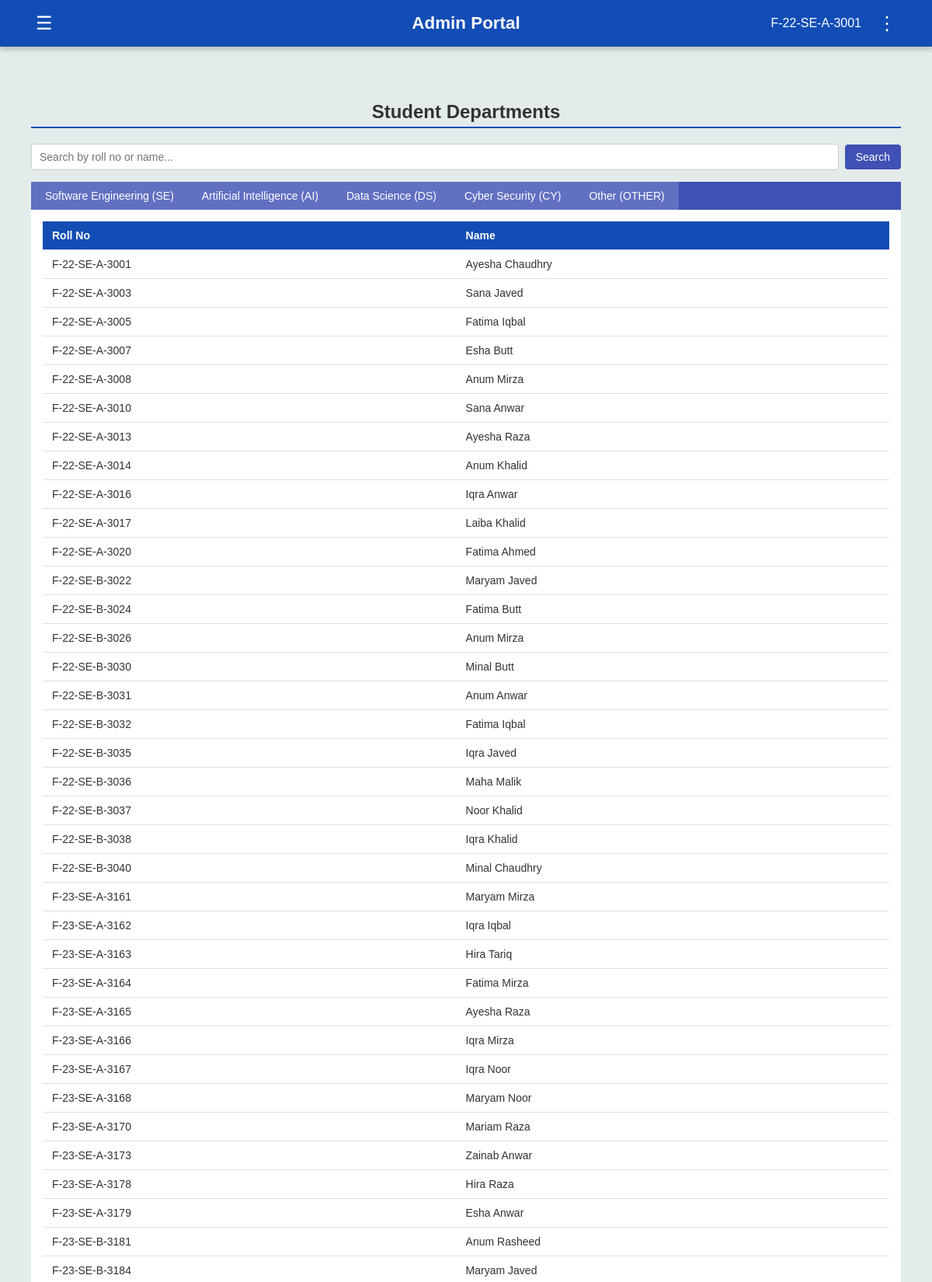
The app's page /admin/student-departments (signed in, upper part) with its own data.
### tables this page shows
CREATE TABLE students (
        Roll_No TEXT PRIMARY KEY,
        Name TEXT,
        Gender TEXT,
        DOB TEXT,
        CNIC TEXT,
        Email TEXT,
        Mobile_No TEXT,
        Current_Address TEXT,
        Permanent_Address TEXT,
        Home_Phone TEXT,
        Postal_Code TEXT,
        Password TEXT
    );

### app.py (the view, shortened to what this page needs)
@app.route("/admin/student-departments")
def admin_student_departments():
    if "user" not in session:
        return redirect(url_for("adminlogin"))
    q = request.args.get("q", "").strip().lower()
    conn = sqlite3.connect("flake.db")
    conn.row_factory = sqlite3.Row
    cur = conn.cursor()
    cur.execute("SELECT Roll_No, Name FROM students ORDER BY Roll_No")
    students = cur.fetchall()
    conn.close()
    tabs = {
        "SE": {"label": "Software Engineering", "students": []},
        "AI": {"label": "Artificial Intelligence", "students": []},
        "DS": {"label": "Data Science", "students": []},
        "CY": {"label": "Cyber Security", "students": []},
        "OTHER": {"label": "Other", "students": []},
    }
    def get_degree_from_roll(roll_no):
        parts = roll_no.split("-")
        for p in parts:
            code = "".join(ch for ch in p if ch.isalpha()).upper()
            if code in ["SE", "AI", "DS", "CY"]:
                return code
        return "OTHER"
    for s in students:
        dept = get_degree_from_roll(s["Roll_No"])
        if dept not in tabs:
            dept = "OTHER"
        tabs[dept]["students"].append(s)
    return render_template(
        "admin_student_departments.html",
        user=session.get("user"),
        tabs=tabs,
        q=q
    )

### templates/admin_student_departments.html (shortened to what this page needs)
{% extends "admin_dashboard.html" %}
{% block content %}
<section class="content-section">
  <h2>Student Departments</h2>
  <form method="get" class="search-form">
    <input type="text" name="q" placeholder="Search by roll no or name..." value="{{ q or '' }}">
    <button type="submit">Search</button>
  </form>
  <div class="dept-tabs">
    {% set first = True %}
    {% for code, info in tabs.items() %}
      <button
        class="dept-tab-btn {% if first %}active{% endif %}"
        data-target="pane-{{ code }}"
      >
        {{ info.label }} ({{ code }})
      </button>
      {% set first = False %}
    {% endfor %}
  </div>
  <div class="dept-tab-content">
    {% set first = True %}
    {% for code, info in tabs.items() %}
      <div
        id="pane-{{ code }}"
        class="dept-tab-pane {% if first %}active{% endif %}"
      >
        {% if info.students %}
          <table class="styled-table">
            <thead>
              <tr>
                <th>Roll No</th>
                <th>Name</th>
              </tr>
            </thead>
            <tbody>
              {% for s in info.students %}
              <tr>
                <td>{{ s.Roll_No }}</td>
                <td>{{ s.Name }}</td>
              </tr>
              {% endfor %}
            </tbody>
          </table>
        {% else %}
          <p>No students found in this department.</p>
        {% endif %}
      </div>
      {% set first = False %}
    {% endfor %}
  </div>
</section>
{% endblock %}

### templates/admin_dashboard.html (shortened to what this page needs)
<!DOCTYPE html>
<html lang="en">
  <head>
    <link
      rel="stylesheet"
      href="{{ url_for('static', filename='portal_template.css') }}"
    />
    <link rel="stylesheet" href="https://cdnjs.cloudflare.com/ajax/libs/font-awesome/6.5.0/css/all.min.css">
  </head>
  <body>
    <header>
      <button class="left-btn" id="menuToggle">&#9776;</button>
      <h1 class="portal-title"><b>Admin Portal</b></h1>
      <div class="user-info">
        <span>{{ user }}</span>
        <button class="options-btn" id="optionsToggle">&#8942;</button>
      </div>
    </header>
    <main>
      {% block content %}{% endblock %}
    </main>
  </body>
</html>

### static/portal_template.css (style rules this page uses)
body { margin: 0; font-family: Arial, Helvetica, sans-serif; background-color: #E4EBEB; color: #333; }
header { background-color: #124DB5; display: flex; justify-content: space-between; align-items: center; padding: 15px 40px; color: white; box-shadow: 0 4px 6px rgba(0,0,0,0.2); position: relative; }
.left-btn, .options-btn { background: none; border: none; color: white; font-size: 24px; cursor: pointer; position: relative; }
.user-info { display: flex; align-items: center; gap: 15px; position: relative; }
main { padding: 40px; text-align: center; }
.portal-title { position: absolute; left: 50%; transform: translateX(-50%); font-size: 1.4rem; font-weight: bold; }
table { width: 100%; border-collapse: collapse; }
th, td { padding: 10px 12px; border-bottom: 1px solid #e0e0e0; text-align: left; font-size: 14px; }
th { background-color: #124DB5; color: white; }
h2 { border-bottom: 2px solid #124DB5; padding-bottom: 5px; margin-top: 30px; }
.dept-tabs { display: flex; background-color: #3f51b5; border-radius: 0; overflow-x: auto; white-space: nowrap; }
.dept-tab-btn { border: none; padding: 10px 18px; cursor: pointer; background-color: transparent; color: #e0e0ff; font-size: 14px; outline: none; transition: background-color 0.2s ease; }
.dept-tab-btn.active { background-color: rgba(255, 255, 255, 0.18); color: #ffffff; }
.dept-tab-content { background-color: #ffffff; padding: 15px; }
.dept-tab-pane { display: none; }
.dept-tab-pane.active { display: block; }
.search-form { display: flex; align-items: center; gap: 8px; margin: 10px 0 15px 0; }
.search-form input[type="text"] { flex: 1; min-width: 220px; padding: 8px 10px; border-radius: 4px; border: 1px solid #ccc; font-size: 14px; }
.search-form button[type="submit"] { padding: 8px 14px; border: none; border-radius: 4px; background-color: #3f51b5; color: #ffffff; font-size: 14px; cursor: pointer; transition: background-color 0.2s ease; }

### records on screen
students: Roll_No "F-22-SE-A-3001", Name "Ayesha Chaudhry"
students: Roll_No "F-22-SE-A-3003", Name "Sana Javed"
students: Roll_No "F-22-SE-A-3005", Name "Fatima Iqbal"
students: Roll_No "F-22-SE-A-3007", Name "Esha Butt"
students: Roll_No "F-22-SE-A-3008", Name "Anum Mirza"
students: Roll_No "F-22-SE-A-3010", Name "Sana Anwar"
students: Roll_No "F-22-SE-A-3013", Name "Ayesha Raza"
students: Roll_No "F-22-SE-A-3014", Name "Anum Khalid"
students: Roll_No "F-22-SE-A-3016", Name "Iqra Anwar"
students: Roll_No "F-22-SE-A-3017", Name "Laiba Khalid"
students: Roll_No "F-22-SE-A-3020", Name "Fatima Ahmed"
students: Roll_No "F-22-SE-B-3022", Name "Maryam Javed"
students: Roll_No "F-22-SE-B-3024", Name "Fatima Butt"
students: Roll_No "F-22-SE-B-3026", Name "Anum Mirza"
students: Roll_No "F-22-SE-B-3030", Name "Minal Butt"
students: Roll_No "F-22-SE-B-3031", Name "Anum Anwar"
students: Roll_No "F-22-SE-B-3032", Name "Fatima Iqbal"
students: Roll_No "F-22-SE-B-3035", Name "Iqra Javed"
students: Roll_No "F-22-SE-B-3036", Name "Maha Malik"
students: Roll_No "F-22-SE-B-3037", Name "Noor Khalid"
students: Roll_No "F-22-SE-B-3038", Name "Iqra Khalid"
students: Roll_No "F-22-SE-B-3040", Name "Minal Chaudhry"
students: Roll_No "F-23-SE-A-3161", Name "Maryam Mirza"
students: Roll_No "F-23-SE-A-3162", Name "Iqra Iqbal"
students: Roll_No "F-23-SE-A-3163", Name "Hira Tariq"
students: Roll_No "F-23-SE-A-3164", Name "Fatima Mirza"
students: Roll_No "F-23-SE-A-3165", Name "Ayesha Raza"
students: Roll_No "F-23-SE-A-3166", Name "Iqra Mirza"
students: Roll_No "F-23-SE-A-3167", Name "Iqra Noor"
students: Roll_No "F-23-SE-A-3168", Name "Maryam Noor"
students: Roll_No "F-23-SE-A-3170", Name "Mariam Raza"
students: Roll_No "F-23-SE-A-3173", Name "Zainab Anwar"
students: Roll_No "F-23-SE-A-3178", Name "Hira Raza"
students: Roll_No "F-23-SE-A-3179", Name "Esha Anwar"
students: Roll_No "F-23-SE-B-3181", Name "Anum Rasheed"
students: Roll_No "F-23-SE-B-3184", Name "Maryam Javed"

### other values on screen
{{ info.label }} "Software Engineering" "Artificial Intelligence" "Data Science" "Cyber Security" "Other"
{{ code }} "SE" "AI" "DS" "CY" "OTHER"
